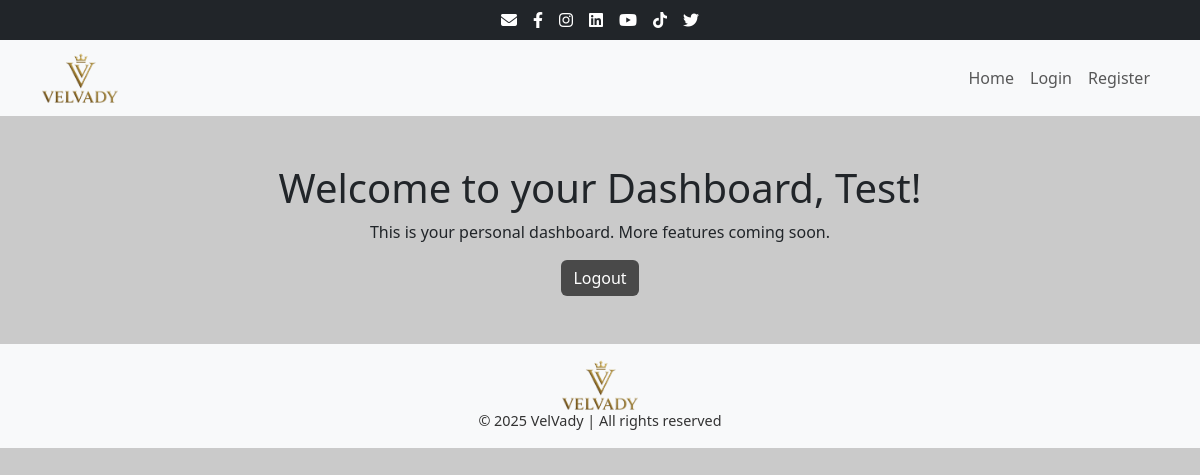
Before: /accounts/dashboard/ (signed in) with the older database file.
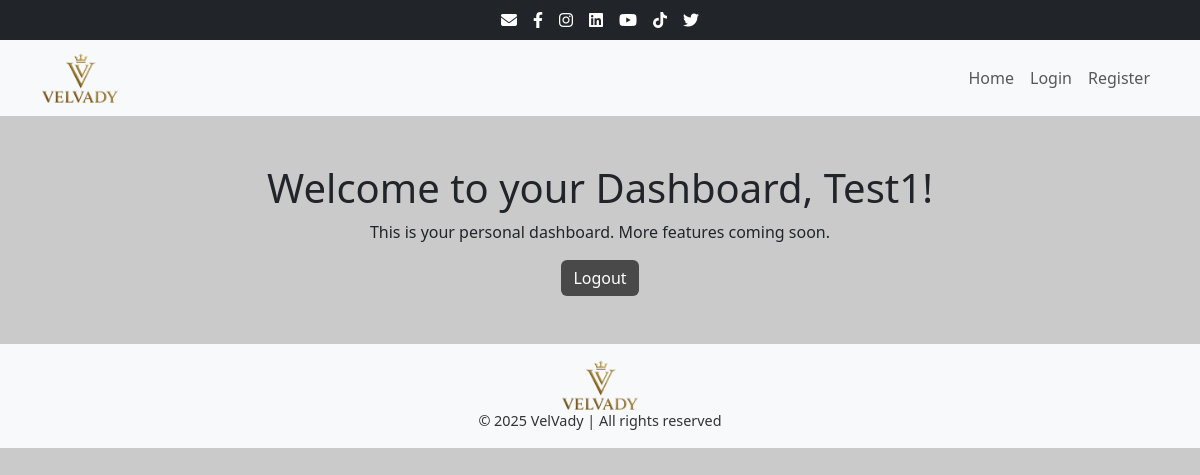
After: the same page with the newer database file.
### accounts/models.py (models this page shows, shortened)
class CustomUser(AbstractBaseUser, PermissionsMixin):
    email = models.EmailField(unique=True)
    first_name = models.CharField(max_length=50)
    last_name = models.CharField(max_length=50)
    address = models.TextField()
    is_active = models.BooleanField(default=True)
    is_staff = models.BooleanField(default=False)
    date_joined = models.DateTimeField(default=timezone.now)
    objects = CustomUserManager()
    USERNAME_FIELD = "email"
    REQUIRED_FIELDS = ["first_name", "last_name", "address"]

### accounts/views.py (the view)
# urls.py: path('dashboard/', views.dashboard_view, name='dashboard'),
@login_required
def dashboard_view(request):
    return render(request, "accounts/dashboard.html")

### accounts/templates/accounts/dashboard.html (shortened to what this page needs)
{% extends "core/base.html" %}
{% block content %}
<div class="text-center">
    <h1>Welcome to your Dashboard, {{ user.first_name }}!</h1>
    <p>This is your personal dashboard. More features coming soon.</p>
    <a href="{% url 'logout' %}" class="btn btn-custom">Logout</a>
</div>
{% endblock %}

### core/templates/core/base.html (shortened to what this page needs)
{% load static %}
<!DOCTYPE html>
<html lang="en">
<head>
    <link href="https://cdn.jsdelivr.net/npm/bootstrap@5.3.0/dist/css/bootstrap.min.css" rel="stylesheet">
    <link href="https://cdnjs.cloudflare.com/ajax/libs/font-awesome/6.4.0/css/all.min.css" rel="stylesheet">
    <link rel="stylesheet" href="{% static 'core/css/styles.css' %}">
</head>
<body>
    <header>
        <div class="top-bar py-2 bg-dark text-white">
            <div class="container d-flex justify-content-center">
                <div class="social-icons d-flex gap-3">
                    <a href="mailto:info@velvady.com" aria-label="Email"><i class="fas fa-envelope"></i></a>
                    <a href="https://facebook.com" target="_blank" aria-label="Facebook"><i class="fab fa-facebook-f"></i></a>
                    <a href="https://instagram.com" target="_blank" aria-label="Instagram"><i class="fab fa-instagram"></i></a>
                    <a href="https://linkedin.com" target="_blank" aria-label="LinkedIn"><i class="fab fa-linkedin"></i></a>
                    <a href="https://youtube.com" target="_blank" aria-label="YouTube"><i class="fab fa-youtube"></i></a>
                    <a href="https://tiktok.com" target="_blank" aria-label="TikTok"><i class="fab fa-tiktok"></i></a>
                    <a href="https://x.com" target="_blank" aria-label="X (Twitter)"><i class="fab fa-twitter"></i></i></a>
                </div>
            </div>
        </div>
        <nav class="navbar navbar-expand-lg navbar-light bg-light">
            <div class="container">
                <a class="navbar-brand" href="{% url 'home' %}">
                    <img src="{% static 'core/images/velvady_logo.png' %}" alt="VelVady Logo" class="navbar-logo">
                </a>
                <div class="collapse navbar-collapse justify-content-end" id="navbarNav">
                    <ul class="navbar-nav">
                        <li class="nav-item">
                            <a class="nav-link" href="{% url 'home' %}">Home</a>
                        </li>
                        <li class="nav-item">
                            <a class="nav-link" href="{% url 'login' %}">Login</a>
                        </li>
                        <li class="nav-item">
                            <a class="nav-link" href="{% url 'register' %}">Register</a>
                        </li>
                    </ul>
                </div>
            </div>
        </nav>
    </header>
    <main class="container my-5">
        {% block content %}{% endblock %}
    </main>
    <footer class="bg-light text-center p-3">
        <div>
            <a class="navbar-brand" href="{% url 'home' %}">
                <img src="{% static 'core/images/velvady_logo.png' %}" alt="VelVady Logo" class="navbar-logo">
            </a>
        </div>
        <div>
            <p class="mb-0">&copy; 2025 VelVady | All rights reserved</p>
        </div>
    </footer>
</body>
</html>

### core/static/core/css/styles.css (style rules this page uses)
* { margin: 0; padding: 0; box-sizing: border-box; }
body { background-color: #cacaca; font-family: 'Segoe UI', Tahoma, Geneva, Verdana, sans-serif; }
.navbar-logo { height: 50px; width: auto; }
.btn-custom { background-color: #494949; color: #ffffff; border: none; transition: background-color 0.3s ease, color 0.3s ease; }
.top-bar .social-icons a { color: white; font-size: 1rem; transition: color 0.3s ease; }
.navbar-nav .nav-link { position: relative; transition: color 0.3s ease; }
.navbar-nav .nav-link::after { content: ''; position: absolute; left: 0; bottom: 0; width: 0%; height: 2px; background-color: #ffc107; transition: width 0.3s ease; }
footer { background-color: #f8f9fa; font-size: 0.9rem; color: #333; padding: 1rem 0; text-align: center; }
main .text-center { margin-top: 3rem; }

Changed rows visible on the page:
changed CustomUser: first_name "Test" → "Test1"
